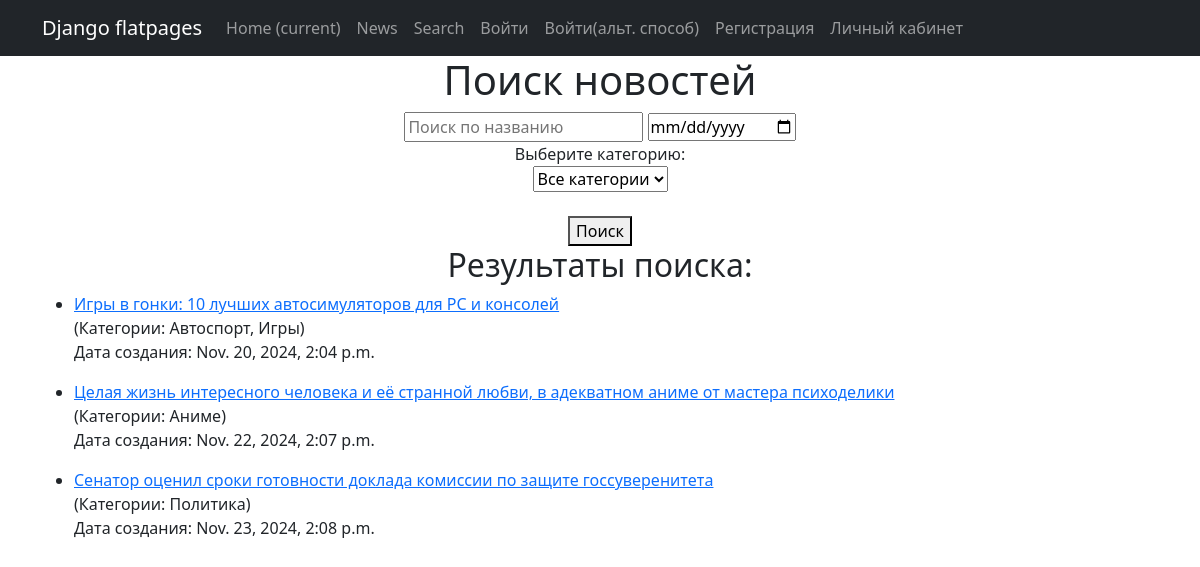
Page /news/search/ on the earlier database version.
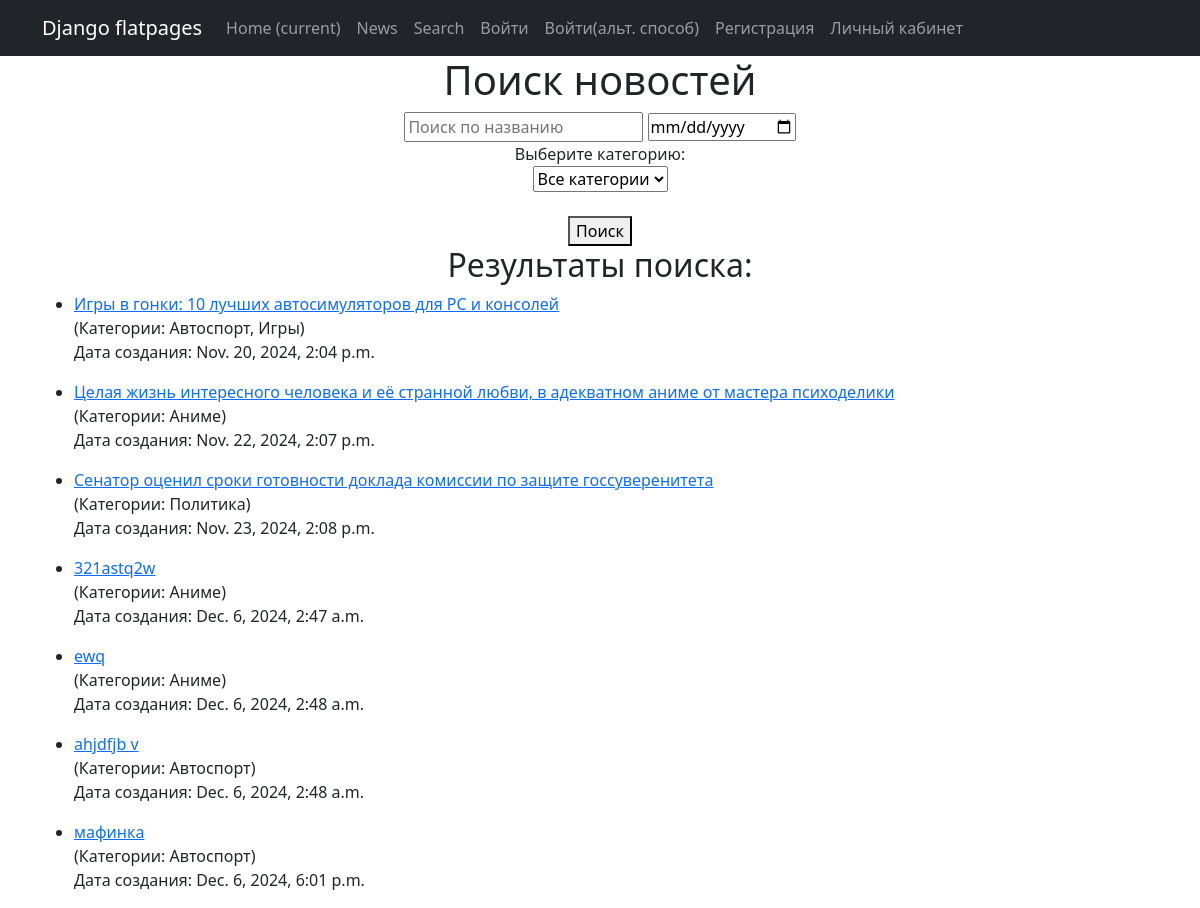
Same page on the later database version.
### news/models.py (models this page shows, shortened)
class Post(models.Model):
    ARTICLE = 'AR'
    NEWS = 'NE'
    POST_TYPE_CHOICES = [
        (ARTICLE, 'Article'),
        (NEWS, 'News'),
    ]
    author = models.ForeignKey(Author, on_delete=models.CASCADE)
    post_type = models.CharField(max_length=2, choices=POST_TYPE_CHOICES)
    created_time = models.DateTimeField(auto_now_add=True)
    categories = models.ManyToManyField(Category, through='PostCategory')
    title = models.CharField(max_length=200)
    content = models.TextField()
    rating = models.IntegerField(default=0)

class Category(models.Model):
    name = models.CharField(max_length=100, unique=True)
    subscribers = models.ManyToManyField(User, related_name='subscribed_categories', blank=True)
    def __str__(self):
        return self.name

### news/views.py (the view)
# urls.py: path('search/', NewsSearchView.as_view(), name='news_search'),
class NewsSearchView(View):
    def get(self, request):
        query = request.GET.get('query', '')
        category = request.GET.get('category', '')
        date_after = request.GET.get('date_after', '')
        news_queryset = Post.objects.all()
        if query:
            news_queryset = news_queryset.filter(title__icontains=query)
        if category:
            news_queryset = news_queryset.filter(categories__name__icontains=category)
        if date_after:
            news_queryset = news_queryset.filter(created_time__gte=date_after)
        categories = Category.objects.all()
        context = {
            'news_list': news_queryset,
            'query': query,
            'category': category,
            'date_after': date_after,
            'categories': categories,
        }
        return render(request, 'posts_search.html', context)

### templates/posts_search.html (shortened to what this page needs)
{% extends 'flatpages/default.html' %}
{% block content %}
    <h1>Поиск новостей</h1>
    <form method="get" action="{% url 'news_search' %}">
        <input type="text" name="query" placeholder="Поиск по названию" value="{{ query }}">
        <input type="date" name="date_after" placeholder="Дата после" value="{{ date_after }}">
        <br>
        <label
                for="category">Выберите категорию:
        </label>
        <br>
        <select id="category" name="category">
            <option
                    value=""> Все категории
            </option>
        </select>
        <br><br>
        <button
                type="submit">Поиск
        </button>
    </form>
    <h2>Результаты поиска:</h2>
    <ul>
        {% for news in news_list %}
            <li>
                <p style="text-align: left;">
                    <a
                            href="{% url 'NewDetail' news.id %}">{{ news.title }}
                    </a>
                    <br>
                    (Категории:  {{ news.categories.all|join:", " }})
                    <br>
                    Дата создания: {{ news.created_time }}
                </p>
            </li>
        {% empty %}
            <li>Новостей не найдено.</li>
        {% endfor %}
    </ul>
{% endblock content %}

### templates/flatpages/default.html (shortened to what this page needs)
<!DOCTYPE html>
<html lang="en">
    <head>
        {% load static %}
        <link href="{% static 'css/styles.css' %}" rel="stylesheet" />
    </head>
    <body>
        <nav class="navbar navbar-expand-lg navbar-dark bg-dark static-top">
           <div class="container">
               <a class="navbar-brand" href="#">Django flatpages</a>
               <div class="collapse navbar-collapse" id="navbarResponsive">
                   <ul class="navbar-nav ml-auto">
                       <li class="nav-item active">
                           <a class="nav-link" href="#">Home
                               <span class="sr-only">(current)</span>
                           </a>
                       </li>
                       <li class="nav-item">
                           <a class="nav-link" href="/news/">News</a>
                       </li>
                       <li class="nav-item">
                           <a class="nav-link" href="/news/search/">Search</a>
                       <li class="nav-item">
                       <li class="nav-item">
                           <a class="nav-link" href="{% url 'login' %}">Войти</a>
                       <li class="nav-item">
                       <li class="nav-item">
                           <a class="nav-link" href="/accounts/">Войти(альт. способ)</a>
                       <li class="nav-item">
                       <li class="nav-item">
                           <a class="nav-link" href="/accounts/signup/">Регистрация</a>
                       <li class="nav-item">
                       <li class="nav-item">
                           <a class="nav-link" href="/profile/">Личный кабинет</a>
                   </ul>
       </div>
   </div>
</nav>
        <div class="container">
             <div class="row">
                <div class="col-lg-12 text-center">
                    {% block content %}
                    {% endblock content %}
                </div>
            </div>
        </div>
    </body>
</html>

Differences in the rows shown:
added Post: title "321astq2w", categories.all "Аниме", created_time "Dec. 6, 2024, 2:47 a.m."
added Post: title "ewq", categories.all "Аниме", created_time "Dec. 6, 2024, 2:48 a.m."
added Post: title "ahjdfjb v", categories.all "Автоспорт", created_time "Dec. 6, 2024, 2:48 a.m."
added Post: title "мафинка", categories.all "Автоспорт", created_time "Dec. 6, 2024, 6:01 p.m."
